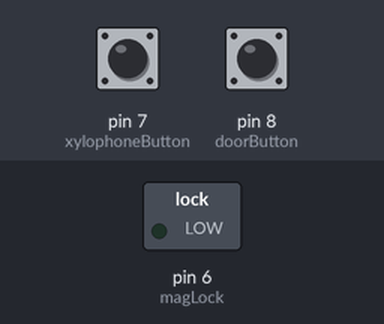
The sketch below on a simulated Arduino Uno, built with avr-gcc and run on an emulated ATmega328P. Shown: switched loads named in the sketch (green lamp = pin HIGH). Inputs (shaded band) come from the test bench; at power-on: pin 8 (doorButton) HIGH, pin 7 (xylophoneButton) HIGH. Storage starts empty; the audio player accepts every command and is not drawn.

Above: at 1.2 s.
1.3 s: pin 8 (doorButton) pulled LOW for 1 s
At 2.1 s:
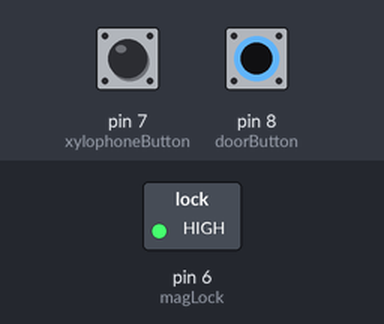
Timing chart, 0 to 4.3 s (numbered marks = the images above; inputs shaded):
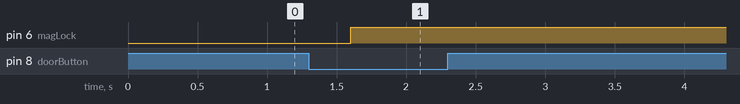

The sketch:

Egypt.ino
```cpp
#include "SD.h"
#define SD_ChipSelectPin 4
#include "TMRpcm.h"
#include "SPI.h"
//MOSI: pin 11
//MISO: pin 12
//CLK: pin 13
//CS: depends, set to 4 here

TMRpcm player;
int doorButton = 8;
int xylophoneButton = 7;
int magLock = 6;

void setup() {
  // put your setup code here, to run once:
  pinMode(doorButton, INPUT_PULLUP);
  pinMode(xylophoneButton, INPUT_PULLUP);
  pinMode(6, OUTPUT);
  digitalWrite(magLock, LOW);
  player.speakerPin = 9; //Pin for the audio jack
  Serial.begin(9600);
  //Check to make sure the reader could find the sd card
  if (!SD.begin(SD_ChipSelectPin)) {
    Serial.println("SD Fail");
    return;
    }
    //Setup player
    player.setVolume(4);
    //must set quality to 1 to avoid horrible noises
    player.quality(1);
    player.loop(1);
    player.play("slow.wav");
}

void loop() {
  // put your main code here, to run repeatedly

  //Check if the door buttons were pressed
  if(digitalRead(doorButton) == LOW){
    delay(300);
    //Quick check for non-human presses
    if(digitalRead(doorButton) == LOW)
    {
    digitalWrite(magLock, HIGH);
    player.pause();
    //slow music is quieter, and also they dont have to communicate as well anymore
    player.setVolume(5);
    delay(100);
    player.play("fast.wav");
      }
    }

  //Check if the xylophone button was pressed
  if(digitalRead(xylophoneButton)==LOW){
    delay(300);
    if(digitalRead(xylophoneButton) == LOW)
    {
          //Pause player, turn off the loop so we can tell how long the file is playing for
    player.pause();
    player.loop(0);
    //Play the xylophone noise
    player.play("xylo.wav");
    //While the xylophone is playing, we do nothing
    delay(1000);
    while(player.isPlaying()==1){
      }
    //Once it's done, we pause again, turn on the loop, and then play the music again
    player.pause();
    player.loop(1);
    player.play("fast.wav");
      }
    }
}
```

Measured:
- after the input at 1.3 s, pin 6 (magLock): LOW → HIGH after 0.30 s
